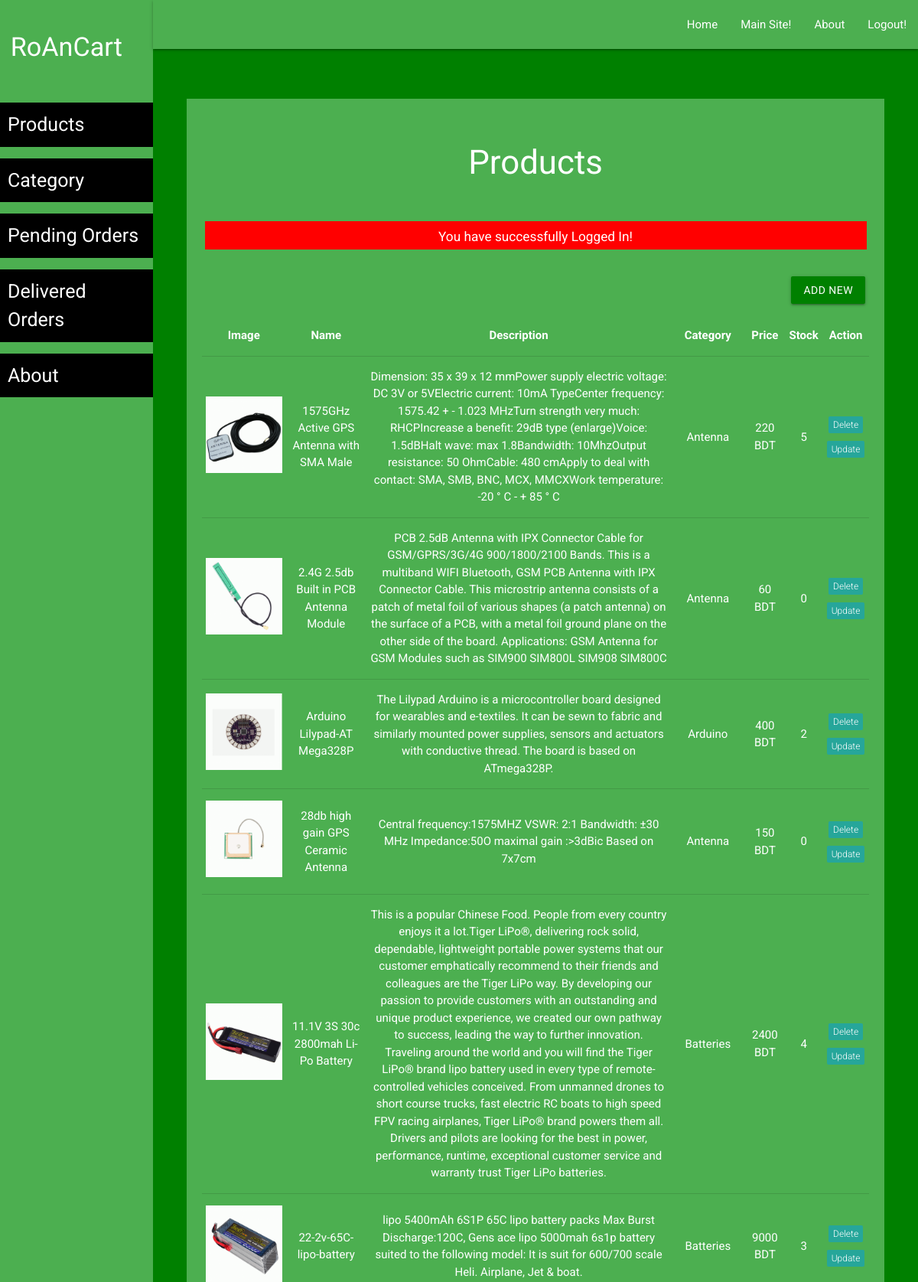
Screenshot of /admin/product-list.php (signed in, upper part) with the database file from the repository.
### tables this page shows
CREATE TABLE `product` (
  `id` int NOT NULL,
  `cat_id` int NOT NULL,
  `image` text NOT NULL,
  `pname` varchar(50) NOT NULL,
  `price` int NOT NULL,
  `stock` int NOT NULL DEFAULT '0',
  `description` text NOT NULL
);

CREATE TABLE `categories` (
  `id` int NOT NULL,
  `name` varchar(250) NOT NULL,
  `short_desc` varchar(250) NOT NULL,
  `long_desc` varchar(500) NOT NULL
);

### admin/product-list.php (the view, shortened to what this page needs)
<?php require('layout/header.php'); ?>
<?php require('layout/left-sidebar-long.php'); ?>
<?php require('layout/topnav.php'); ?>
<?php require('layout/left-sidebar-short.php'); ?>
<?php
require('../backends/connection-pdo.php');
$sql = 'SELECT product.image, product.id, product.pname, product.stock, product.description, product.price, categories.name
        FROM product
        LEFT JOIN categories
        ON product.cat_id = categories.id';
$query  = $pdoconn->prepare($sql);
$query->execute();
$arr_all = $query->fetchAll(PDO::FETCH_ASSOC);
?>
<div class="section white-text" style="background: #4caf50;">
	<div class="section">
		<h3>Products</h3>
	</div>
  <?php
    if (isset($_SESSION['msg'])) {
        echo '<div class="section center" style="margin: 5px 35px;"><div class="row" style="background: red; color: white;">
        <div class="col s12">
            <h6>'.$_SESSION['msg'].'</h6>
            </div>
        </div></div>';
    }
    ?>
	<div class="section right" style="padding: 15px 25px;">
		<a href="product-add.php" class="waves-effect waves-light btn">Add New</a>
	</div>
	<div class="section center" style="padding: 20px;">
		<table class="centered responsive-table">
        <thead>
          <tr>
              <th>Image</th>
              <th>Name</th>
              <th>Description</th>
              <th>Category</th>
              <th>Price</th>
              <th>Stock</th>
              <th>Action</th>
          </tr>
        </thead>
        <tbody>
          <?php
            foreach ($arr_all as $key) {
          ?>
          <tr>
            <td> <img src="../images/<?php echo $key['image'] ?>" width="100px" alt="Product Image"> </td>
            <td><?php echo $key['pname']; ?></td>
            <td><?php echo $key['description']; ?></td>
            <td><?php echo $key['name']; ?></td>
            <td><?php echo $key['price']; ?> BDT</td>
            <td><?php echo $key['stock']; ?></td>
            <td>
              <a href="../backends/admin/pro-delete.php?id=<?php echo $key['id']; ?>">
                <span class="new badge" style="margin: 5px 0" data-badge-caption="">Delete</span>
              </a>
              <a href="/admin/product-edit.php?id=<?php echo $key['id']; ?>">
                <span class="new badge" style="margin: 5px 0" data-badge-caption="">Update</span>
              </a>
          </td>
          </tr>
          <?php } ?>
        </tbody>
      </table>
	</div>
</div>
<?php require('layout/footer.php'); ?>

### css/form-style.css (style rules this page uses)
body { background: #4caf50; font-family: "Roboto", sans-serif; -webkit-font-smoothing: antialiased; -moz-osx-font-smoothing: grayscale; }
.btn, .btn:active, .btn:hover { background: green !important; width: 100%; }
.row { margin-bottom: 0 !important; }
.col { padding: 0 !important; }

### rows the page displays
product: image (picture), pname "1575GHz Active GPS Antenna with SMA Male", description "Dimension: 35 x 39 x 12 mmPower supply electric voltage: DC 3V or 5VElectric current: 10mA TypeCenter frequency: 1575.42 + - 1.023 MHzTurn strength very much: RHCPIncrease a benefit: 29dB type (enlarge)Voice: 1.5dBHalt wave: max 1.8Bandwidth: 10MhzOutput resistance: 50 OhmCable: 480 cmApply to deal with contact: SMA, SMB, BNC, MCX, MMCXWork temperature: -20 ° C - + 85 ° C", categories.name "Antenna", price "220", stock "5"
product: image (picture), pname "2.4G 2.5db Built in PCB Antenna Module", description "PCB 2.5dB Antenna with IPX Connector Cable for GSM/GPRS/3G/4G 900/1800/2100 Bands. This is a multiband WIFI Bluetooth, GSM PCB Antenna with IPX Connector Cable. This microstrip antenna consists of a patch of metal foil of various shapes (a patch antenna) on the surface of a PCB, with a metal foil ground plane on the other side of the board. Applications: GSM Antenna for GSM Modules such as SIM900 SIM800L SIM908 SIM800C", categories.name "Antenna", price "60", stock "0"
product: image (picture), pname "Arduino Lilypad-AT Mega328P", description "The Lilypad Arduino is a microcontroller board designed for wearables and e-textiles. It can be sewn to fabric and similarly mounted power supplies, sensors and actuators with conductive thread. The board is based on ATmega328P.", categories.name "Arduino", price "400", stock "2"
product: image (picture), pname "28db high gain GPS Ceramic Antenna", description "Central frequency:1575MHZ VSWR: 2:1 Bandwidth: ±30 MHz Impedance:50O maximal gain :>3dBic Based on 7x7cm", categories.name "Antenna", price "150", stock "0"
product: image (picture), pname "11.1V 3S 30c 2800mah Li-Po Battery", description "This is a popular Chinese Food. People from every country enjoys it a lot.Tiger LiPo®, delivering rock solid, dependable, lightweight portable power systems that our customer emphatically recommend to their friends and colleagues are the Tiger LiPo way. By developing our passion to provide customers with an outstanding and unique product experience, we created our own pathway to success, leading the way to further innovation. Traveling around the world and you will find the Tiger LiPo® brand lipo battery used in every type of remote-controlled vehicles conceived. From unmanned drones to short course trucks, fast electric RC boats to high speed FPV racing airplanes, Tiger LiPo® brand powers…", categories.name "Batteries", price "2400", stock "4"
product: image (picture), pname "22-2v-65C-lipo-battery", description "lipo 5400mAh 6S1P 65C lipo battery packs Max Burst Discharge:120C, Gens ace lipo 5000mah 6s1p battery suited to the following model: It is suit for 600/700 scale Heli. Airplane, Jet & boat.", categories.name "Batteries", price "9000", stock "3"

### other values shown
$_SESSION['msg'] "You have successfully Logged In!"
